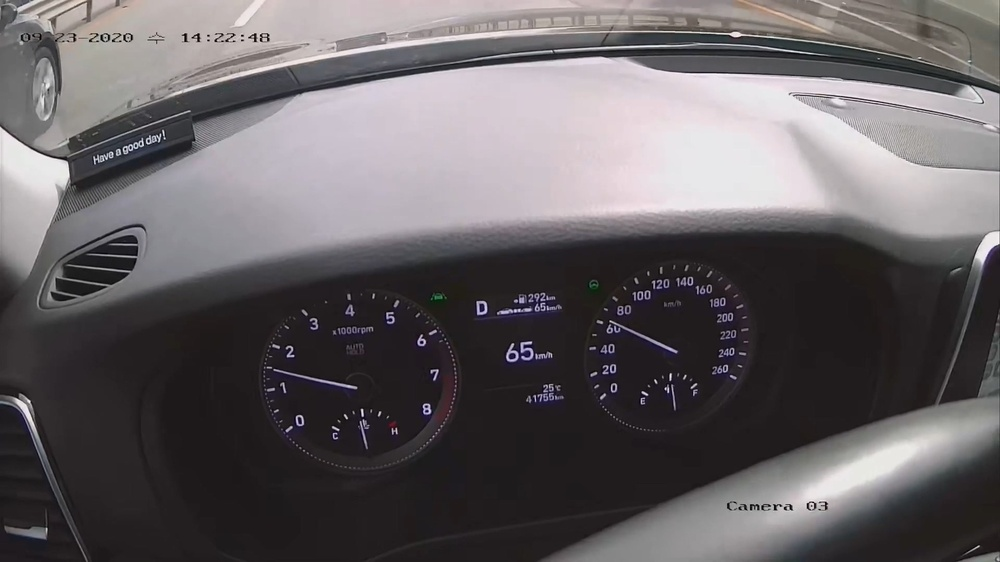
#> input picture 001_project/images/onon.jpg, 1000 x 562 px, shrunk from 1920 x 1080 before the run, found by its file name
$ python 003_color_object_detect_01.py
#> lines starting #> are read from the running program, lines starting #| are printed output that depends on the picture; after the words box and inside, x2 and y2 are one past the last pixel; in counts of white or black regions, pixels touching at a corner belong together
# HSV 이미지 사용하여 특정 색상 object 추출
# 구현
# 1. RGB 이미지를 입력받아 HSV 이미지로 변환
# 2. 색상의 범위에 따라 특정 색상의 객체를 추출하는 마스크 생성
# 3. 생성한 마스크에 따라 이미지를 계산하여 특정한 색상의 객체만 추출되는 결과 이미지를 만듦
# 4. opencv 사용해도 되고 안 해도 할 수 있다?


# RGB to HSV
# 특정 색상 객체를 추출하기 위해서 HSV 이미지가 왜 필요한가?

# RGB model
# RGB 모델은 빛의 삼원색을 이용하여 색을 표현하는 기본적인 색상 모델
# Red, Green, Blue 3가지 성분의 조합으로 표현
# R, G, B의 값은 0 ~ 255 사이 값들로 표현

# HSV 모델
# - HSV 모델은 인간의 색인지에 기반을 둔 색상 모델

# - Hue(색조), Saturation(채도), Value(명도), 3가지 성분의 조합으로 표현

# - Hue(색조) : 색의 종류. 0º~360º의 범위를 갖는다.

# - Saturation(채도) : 색의 선명도, 진함의 정도(가장 진한 상태를 100%로 한다)

# - Value(명도) : 색의 밝기, 밝은 정도(가장 밝은 상태를 100%로 한다)


# RGB 에서 HSV로 변환시키는 이유
# - RGB 이미지에서 색 정보를 검출하기 위해서는 R, G, B 세가지 속성을 모두 참고해야한다.

# - 하지만 HSV 이미지에서는 H(Hue)가 일정한 범위를 갖는 순수한 색 정보를 가지고 있기 때문에 RGB 이미지보다 쉽게 색을 분류할 수 있다.


import cv2
import matplotlib.pyplot as plt
import matplotlib.image as mpimg


# set color-range

# 01
# lower_green = (10, 80, 80)
# upper_green = (70, 255, 255)

# 02
lower_green = (36, 0, 0)
upper_green = (70, 255, 255)

# print(lower_green) # (30, 80, 80)
# a = print(lower_green)
# print(a)

# read image
img = mpimg.imread('./001_project/data/onon.jpg', cv2.IMREAD_COLOR)
#> img is the input picture: shape (562, 1000, 3); mean R, G, B 101.2, 96.6, 99.3

# convert BGR to HSV
img_hsv = cv2.cvtColor(img, cv2.COLOR_BGR2HSV)
#> img_hsv: shape (562, 1000, 3); mean H, S, V 118.7, 23.4, 102.4

# make a mask (*color range)
img_mask = cv2.inRange(img_hsv, lower_green, upper_green)
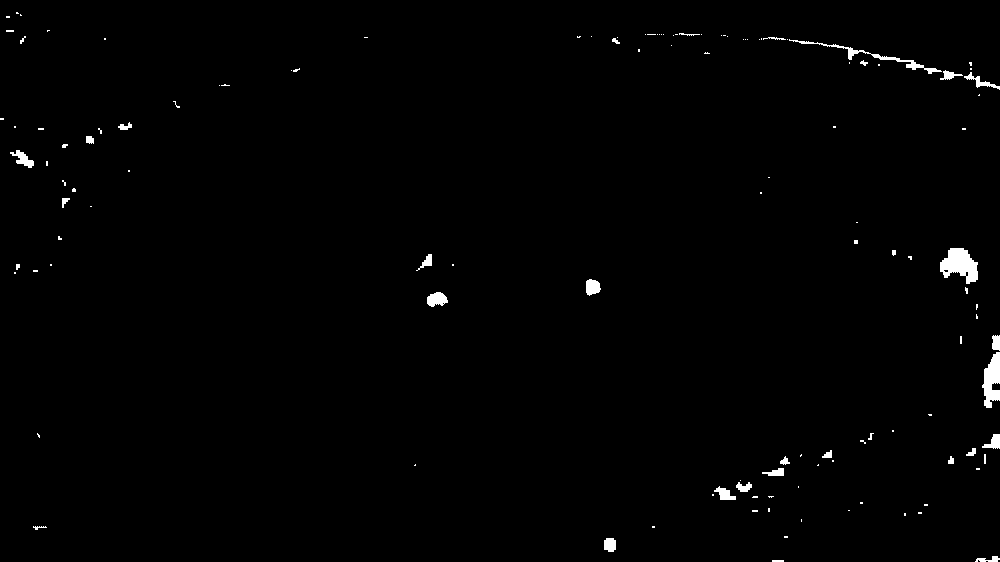
#> img_mask: shape (562, 1000); 0.9% white; 125 white regions (91 under 20 px), largest, box (x1, y1, x2, y2) and area: (940, 248, 978, 284) 864, (982, 352, 1000, 408) 660, (789, 39, 942, 74) 491

# make a result image
img_result = cv2.bitwise_and(img, img, mask=img_mask)

imgplot = plt.imshow(img_result)

# plt.show()

# save the result image
# cv2.imwrite('test01.jpg', img_result)
# cv2.imwrite('test02.jpg', img_result)
